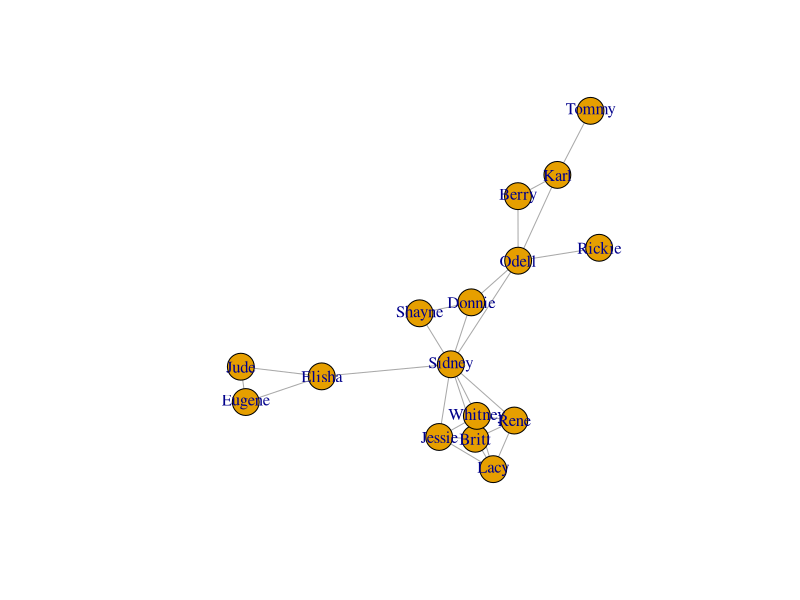

This figure's R source: (Note: this script raises an error after producing the figure.)
# Load tidyvers
library(tidyverse)

# Load igraph
library(igraph)

# Create the friends tibble (dataframe)
name1 = c("Jessie", "Jessie", "Sidney", "Sidney", "Karl", "Sidney", "Britt", "Shayne",
          "Sidney", "Sidney", "Jessie", "Donnie", "Sidney", "Rene", "Shayne", "Jessie",
          "Rene", "Elisha", "Eugene", "Berry", "Odell", "Odell", "Britt", "Elisha", "Lacy", "Britt", "Karl")

name2 = c("Sidney", "Britt", "Britt", "Donnie", "Berry", "Rene", "Rene", "Sidney", "Elisha",
          "Whitney", "Whitney", "Odell", "Odell", "Whitney", "Donnie", "Lacy", "Lacy", "Eugene",
          "Jude", "Odell", "Rickie", "Karl", "Lacy", "Jude", "Whitney", "Whitney", "Tommy")

friends <- tibble(
  name1,
  name2
)

# Convert friends dataframe to a matrix
friends.mat <- as.matrix(friends)

# Convert friends matrix to an igraph object
g <- graph.edgelist(friends.mat, directed = FALSE)

# Make a very basic plot of the network
plot(g)

# Subset vertices and edges
V(g)
E(g)

# Count number of edges
gsize(g)

# Count number of vertices
gorder(g)

# Create vertex attributes
genders <- c("M", "F", "F", "M", "M", "M", "F", "M", "M", "F", "M", "F", "M", "F", "M", "M")
ages <- c(18, 19, 21, 20, 22, 18, 23, 21, 22, 20, 20, 22, 21, 18, 19, 20)

# Inspect the objects 'genders' and 'ages'
genders
ages

# Create new vertex attribute called 'gender'
g <- set_vertex_attr(g, "gender", value = genders)

# Create new vertex attribute called 'age'
g <- set_vertex_attr(g, "age", value = ages)

# View all vertex attributes in a list
vertex_attr(g)

# View attributes of first five vertices in a dataframe
V(g)[[1:5]]

# Create edge attribute
hours <- c(1, 2, 2, 1, 2, 5, 5, 1, 1, 3, 2, 1, 1, 5, 1, 2, 4, 1, 3, 1, 1, 1, 4, 1, 3, 3, 4)

# Create new edge attribute called 'hours'
g <- set_edge_attr(g, "hours", value = hours)

# View edge attributes of graph object
edge_attr(g)

# Find all edges that include "Britt"
E(g)[[inc('Britt')]]  

# Find all pairs that spend 4 or more hours together per week
E(g)[[hours >= 4]] 


# Create the friends1_edges tibble
name1_25 <- c("Joe", "Joe", "Joe", "Erin", "Kelley", "Ronald", "Ronald", "Ronald",
              "Michael", "Michael", "Michael", "Valentine", "Troy", "Troy", "Jasmine", "Jasmine",
              "Juan", "Carey", "Frankie", "Frankie", "Michael", "Michael", "Keith", "Keith", "Gregory")

name2_25 <- c("Ronald", "Michael", "Troy", "Kelley", "Valentine", "Troy", "Perry", "Jasmine", "Troy",
              "Jasmine", "Juan", "Perry", "Jasmine", "Juan", "Juan", "Carey", "Demetrius", "Frankie",
              "Michael", "Merle", "Merle", "Alex", "Gregory", "Marion", "Marion")

hours_25 <- c(1, 3, 2, 3, 5, 1, 3, 5, 2, 1, 3, 5, 3, 2, 6, 1, 2, 2, 1, 1, 2, 1, 1, 3, 2)

# Rename columns to match prev ex
friends1_edges <- tibble(name1 = name1_25, name2 = name2_25, hours = hours_25)

# Create the friends1_nodes tibble
name <- c("Joe", "Erin", "Kelley", "Ronald", "Michael", "Valentine", "Troy", "Jasmine",
          "Juan", "Carey", "Frankie", "Keith", "Gregory", "Perry", "Demetrius",
          "Merle", "Alex", "Marion")

gender <- c("M", "F", "F", "M", "M", "F", "M", "F", "M", "F", "M", "M", "M", "M",
            "M", "M", "F", "F")

friends1_nodes <- tibble(name, gender)

# Create an igraph object with attributes directly from dataframes
g1 <- graph_from_data_frame(d = friends1_edges, vertices = friends1_nodes, directed = FALSE)


# Subset edges greater than or equal to 5 hours
E(g1)[[hours >= 5]]  

# Set vertex color by gender
# "orange" for females and "dodgerblue" for males
V(g1)$color <- ifelse(V(g1)$gender == "F", "orange", "dodgerblue")

# Plot the graph
plot(g1, vertex.label.color = "black")
